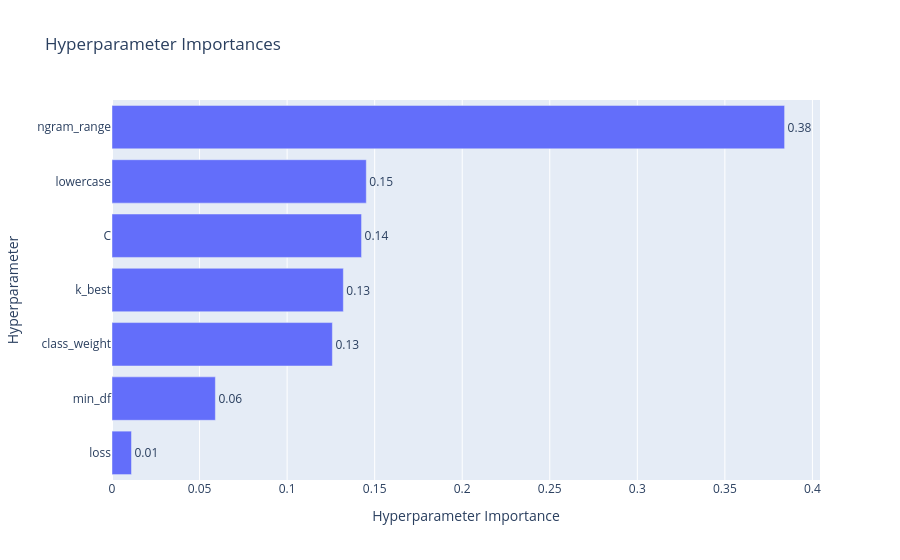

Notebook code for this chart:
### Code cell
optuna.visualization.plot_param_importances(study_svc)

### Figure 1 — Plotly figure (JSON) as saved in the notebook; plotly's stock layout.template omitted (floating-point values rounded to 4 significant figures)
{"data": [{"cliponaxis": false, "hovertemplate": ["loss (CategoricalDistribution): 0.011130559679422143<extra></extra>", "min_df (CategoricalDistribution): 0.05903755544030287<extra></extra>", "class_weight (CategoricalDistribution): 0.1258570790339917<extra></extra>", "k_best (CategoricalDistribution): 0.13211808783920614<extra></extra>", "C (FloatDistribution): 0.14251584664797498<extra></extra>", "lowercase (CategoricalDistribution): 0.14522876667237591<extra></extra>", "ngram_range (CategoricalDistribution): 0.38411210468672635<extra></extra>"], "name": "Objective Value", "orientation": "h", "text": ["0.01", "0.06", "0.13", "0.13", "0.14", "0.15", "0.38"], "textposition": "outside", "type": "bar", "x": [0.01113, 0.05904, 0.1259, 0.1321, 0.1425, 0.1452, 0.3841], "y": ["loss", "min_df", "class_weight", "k_best", "C", "lowercase", "ngram_range"]}], "layout": {"title": {"text": "Hyperparameter Importances"}, "xaxis": {"title": {"text": "Hyperparameter Importance"}}, "yaxis": {"title": {"text": "Hyperparameter"}}}}
